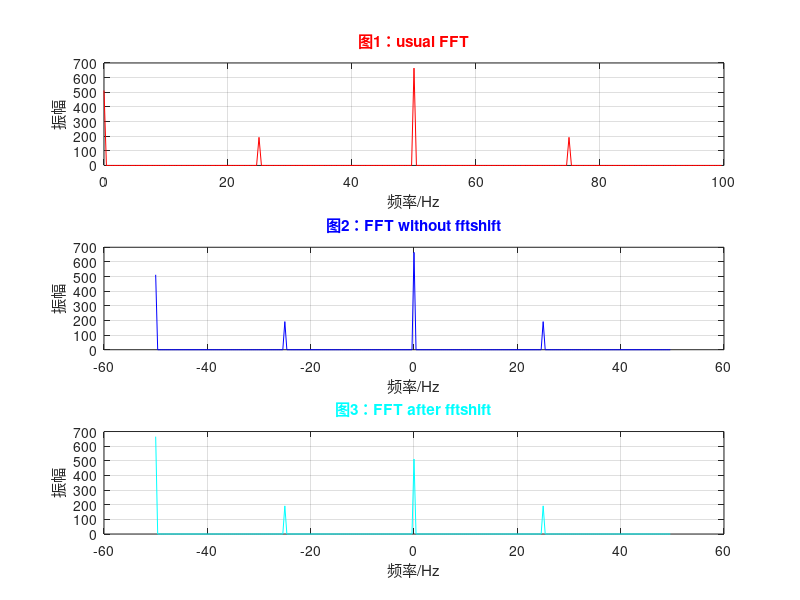

The MATLAB script that drew this image:
%fft and fftshift
clear;
fs=100;
N=256;
n=0:N-1;
t=n/fs;
x=0.5*sin(2*pi*15*t)+2*sin(2*pi*40*t);
x=2+3*cos(2*pi*50*t- pi*30/180)+1.5*cos(2*pi*75*t+pi*90/180);
y1=fft(x,N);
y2=fftshift(y1);
mag1=abs(y1);
mag2=abs(y2);
f1=n*fs/N;
f2=n*fs/N-fs/2;
subplot(3,1,1),plot(f1,mag1,'r');
xlabel('频率/Hz');
ylabel('振幅');title('图1：usual FFT','color','r');grid on;
subplot(3,1,2),plot(f2,mag1,'b');  %绘出随频率变化的振幅
xlabel('频率/Hz');
ylabel('振幅');title('图2：FFT without fftshift','color','b');grid on;
subplot(3,1,3),plot(f2, mag2,'c');  %绘出随频率变化的振幅
xlabel('频率/Hz');
ylabel('振幅');title('图3：FFT after fftshift','color','c');grid on;


